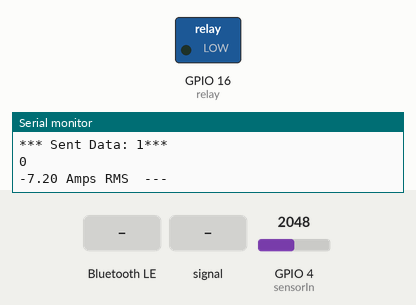
Simulated run of this sketch. Board: ESP32. Parts: switched loads named in the sketch (green lamp = pin HIGH), the last lines printed to the serial monitor. The test bench sets the inputs (shaded band); at power-on: GPIO 4 (sensorIn) = 2048. Nothing arrives over Bluetooth unless stated; a phone connects over Bluetooth LE 3 s after start.

Above: at 1.2 s.
1.3 s: Bluetooth LE write "1" received
At 3.2 s:
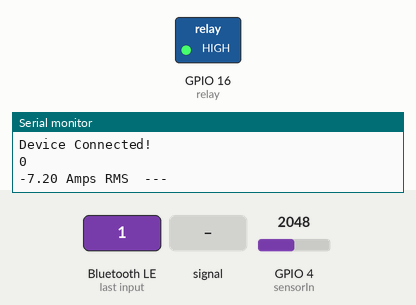
3.5 s: GPIO 4 (sensorIn) fed a 200 Hz sine of ±1023 counts around its level
At 6.3 s:
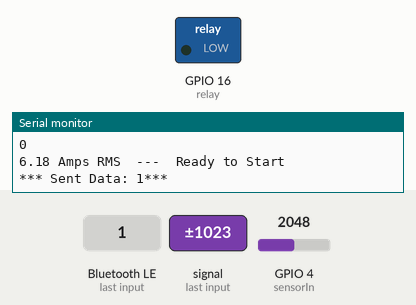
6.5 s: Bluetooth LE write "3" received
At 8.3 s:
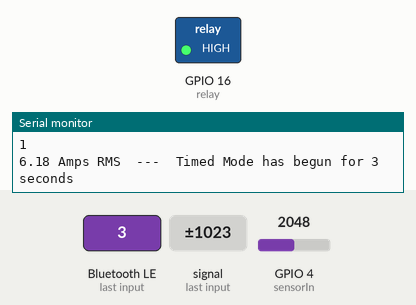
Timing chart, 0 to 11.5 s (numbered marks = the images above; inputs shaded):
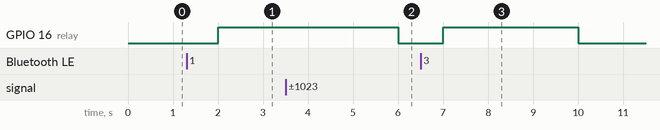

Measured:
- after the input at 1.3 s, GPIO 16 (relay): LOW → HIGH after 0.71 s
- after the input at 3.5 s, GPIO 16 (relay): HIGH → LOW after 2.5 s
- after the input at 6.5 s, GPIO 16 (relay): LOW → HIGH after 0.51 s, → LOW 3.0 s later

The sketch:

robomill_code_4.ino
```cpp
#include <BLEDevice.h>
#include <BLEServer.h>
#include <BLEUtils.h>
#include <BLE2902.h>
#include <iostream>
#include <string>
#include "time.h"
#include "soc/soc.h"
#include "soc/rtc_cntl_reg.h"


BLEServer* pServer = NULL;
BLECharacteristic* pCharacteristic = NULL;
bool deviceConnected = false;
bool bluetooth_connected=false;

int R=21;
int G=22;
int B=23;
int relay=16;
int CurVal = 0;
int value=0;
int oldvalue=1;
unsigned long val, startTime,endTime;
float getVPP();
char data_to_send [4];
char temperatureString [2];
char value_rcvd [5];
const int sensorIn = 4;
int mVperAmp = 66;
double Voltage = 0;
double VRMS = 0;
double AmpsRMS = 0;
int i=0;
void Cooloff();
float CheckCurrentValue();


// See the following for generating UUIDs:
// https://www.uuidgenerator.net/

#define SERVICE_UUID "6E400001-B5A3-F393-E0A9-E50E24DCCA9E" // UART service UUID
#define CHARACTERISTIC_UUID "6E400002-B5A3-F393-E0A9-E50E24DCCA9E"
#define DHTDATA_CHAR_UUID "6E400003-B5A3-F393-E0A9-E50E24DCCA9E"


class MyServerCallbacks: public BLEServerCallbacks {
    void onConnect(BLEServer* pServer) {
      deviceConnected = true;
      Serial.println("Device Connected!");
    };

    void onDisconnect(BLEServer* pServer) {
      ESP.restart();
      //pServer->getAdvertising()->start();
      //deviceConnected = false;
      //Serial.println("Device Disconnected!");
    }
};

class MyCallbacks: public BLECharacteristicCallbacks {
    void onWrite(BLECharacteristic *pCharacteristic) {
      std::string value_str = pCharacteristic->getValue();
       Serial.print("*********");
       Serial.print("New value: ");
       for (int i = 0; i < value_str.length(); i++)
       {
          value_rcvd[i]=value_str[i];
          Serial.print(value_str[i]);
       }
       Serial.println("*********");
      if (value_str.length() > 0) {
        value=atoi(value_rcvd);


      }
    }
};


void setup() {
//WRITE_PERI_REG(RTC_CNTL_BROWN_OUT_REG, 0); //disable brownout detector

// turn on the power
//digitalWrite(powerControlSettings.powerControlOutputPin, HIGH);

// let things power up
//delay(500);

//WRITE_PERI_REG(RTC_CNTL_BROWN_OUT_REG, 1); //enable brownout detector


  Serial.begin(115200);

  pinMode(relay,OUTPUT);
  digitalWrite(relay, LOW);

  // Create the BLE Device
  BLEDevice::init("Robomill");

  // Create the BLE Server
  pServer = BLEDevice::createServer();
  pServer->setCallbacks(new MyServerCallbacks());


  // Create the BLE Service
  BLEService *pService = pServer->createService(SERVICE_UUID);

  // Create a BLE Characteristic
  pCharacteristic = pService->createCharacteristic(
                      CHARACTERISTIC_UUID,
                      BLECharacteristic::PROPERTY_READ   |
                      BLECharacteristic::PROPERTY_WRITE  |
                      BLECharacteristic::PROPERTY_NOTIFY |
                      BLECharacteristic::PROPERTY_INDICATE
                    );

  // https://www.bluetooth.com/specifications/gatt/viewer?attributeXmlFile=org.bluetooth.descriptor.gatt.client_characteristic_configuration.xml
  // Create a BLE Descriptor

  pCharacteristic->setCallbacks(new MyCallbacks());
  pCharacteristic->addDescriptor(new BLE2902());


  // Start the service
  pService->start();

  // Start advertising
  BLEAdvertising *pAdvertising = BLEDevice::getAdvertising();
  pAdvertising->addServiceUUID(SERVICE_UUID);
  pAdvertising->setScanResponse(false);
  pAdvertising->setMinPreferred(0x0);  // set value to 0x00 to not advertise this parameter
  BLEDevice::startAdvertising();
  Serial.println("The device started, now you can pair it with BLE!");
  Serial.println("Waiting for a client connection to be established...");
}

void loop() {


    // CheckCurrentValue();
    if(value==0 && oldvalue!=0)
    {
      oldvalue=0;
      Serial.println("Ready to Start");
      digitalWrite(relay, LOW);
      SendNotification(1);
    }


    else if (value==1 && oldvalue!=1)
    {
      oldvalue=1;
      Serial.println("Cotinuous On Mode");
      digitalWrite(relay, HIGH);
    }


    else if (value>1 && oldvalue!=value)
    {
      oldvalue=value;
      Serial.print("Timed Mode has begun for ");
      Serial.print(value);
      Serial.print(" seconds");
      Serial.println();
      startTime = millis();
      digitalWrite(relay, HIGH);
      while(millis() < startTime + value*1000UL)
      {
        //Waiting for the time to tick.
        //CheckCurrentValue();

      }

      Serial.println("Timed Mode has ended, waiting for cooloff");
      digitalWrite(relay, LOW);
      Cooloff();
      SendNotification(1);
    }


  Serial.println ("");

  Voltage = getVPP();
  VRMS = (Voltage/2.0) *0.707;   //root 2 is 0.707
 // Serial.println(VRMS);
  AmpsRMS = (VRMS * 1000)/mVperAmp;
  if (AmpsRMS-7.2>1.5)
  {
    i++;
    if(i==3)
    {
      digitalWrite(relay, LOW);
      i=0;
      value=0;
    }
  }
  Serial.println(i);
  Serial.print(AmpsRMS-7.2);
  Serial.print(" Amps RMS  ---  ");


}


void SendNotification(int value_to_send)
{
      sprintf (data_to_send, "% d", value_to_send);

      pCharacteristic-> setValue (data_to_send);
      pCharacteristic-> notify ();
      Serial.print ("*** Sent Data:");
      Serial.print (data_to_send);
      Serial.println ("***");
}


 float getVPP()
  {
   float result;
   int readValue;                // value read from the sensor
   int maxValue = 0;             // store max value here
   int minValue = 4096;          // store min value here

   uint32_t start_time = millis();
   while((millis()-start_time) < 1000) //sample for 1 Sec
   {
       readValue = analogRead(sensorIn);
       // see if you have a new maxValue
       if (readValue > maxValue)
       {
           /*record the maximum sensor value*/
           maxValue = readValue;
       }
       if (readValue < minValue)
       {
           /*record the minimum sensor value*/
           minValue = readValue;
       }
   }

   // Subtract min from max
   result = ((maxValue - minValue) * 5.0)/4096.0;
   return result;
 }


void Cooloff()
{
      startTime = millis();
      while(millis() < startTime + 5000UL)
      {
        //Waiting for the time to tick for cooloff.
      }
      value=0;
      oldvalue=0;
      Serial.println("Cooloff done, ready for next command");
}
```
